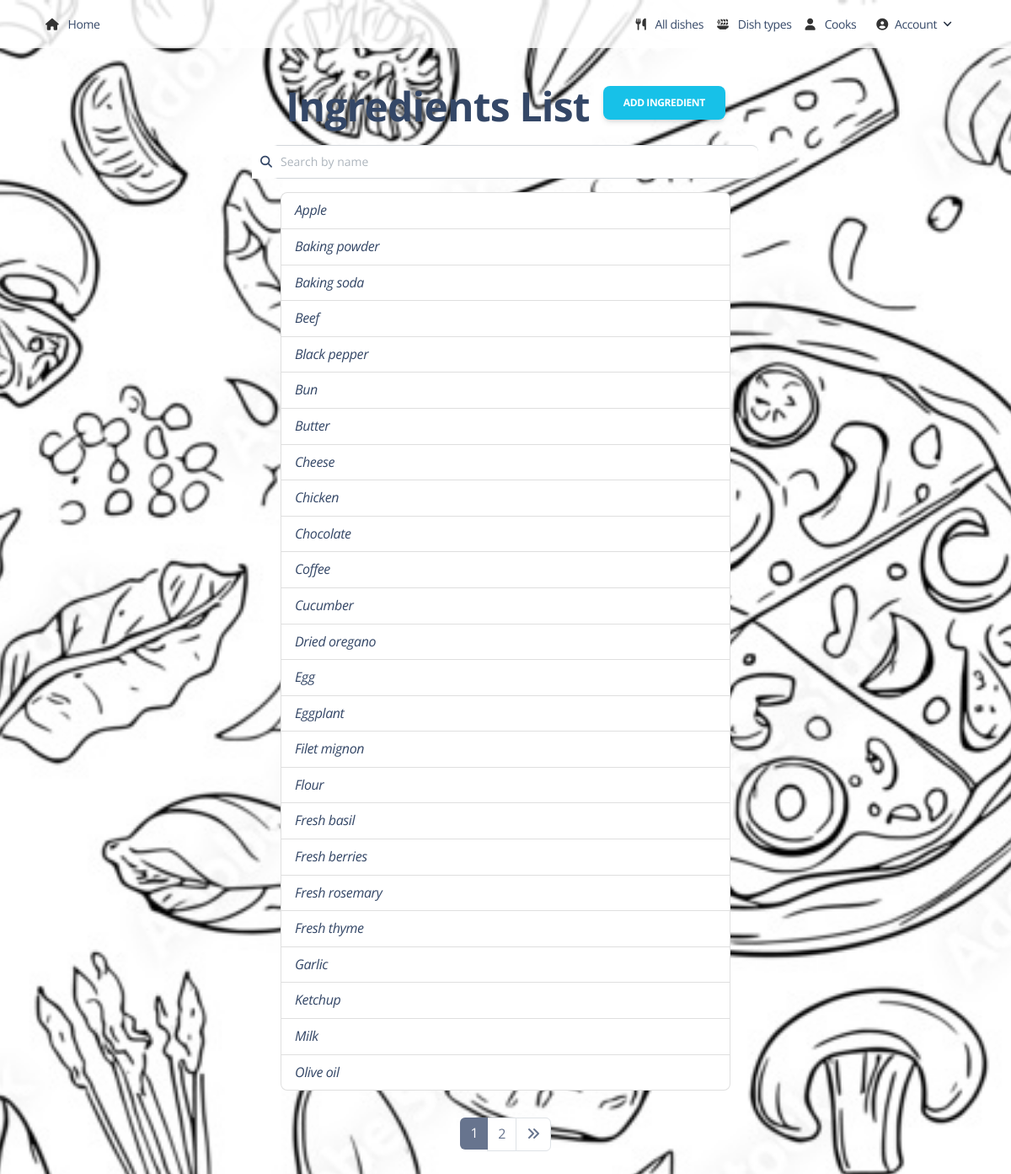
Screenshot of /ingredients/ (signed in) with the database file from the repository.
### kitchen/models.py (models this page shows, shortened)
class Ingredient(models.Model):
    name = models.CharField(max_length=255, unique=True)
    class Meta:
        ordering = ["name"]

### kitchen/views.py (the view)
# urls.py: path("ingredients/", IngredientListView.as_view(), name="ingredient-list"),
class IngredientListView(LoginRequiredMixin, generic.ListView):
    model = Ingredient
    paginate_by = 25
    template_name = "kitchen/ingredient_list.html"
    def get_context_data(self, **kwargs):
        context = super().get_context_data()
        name = self.request.GET.get("name", "")
        context["search_form"] = IngredientNameSearchForm(
            initial={"name": name}
        )
        return context
    def get_queryset(self):
        queryset = super().get_queryset()
        form = IngredientNameSearchForm(self.request.GET)
        if form.is_valid():
            queryset = queryset.filter(
                name__icontains=form.cleaned_data["name"]
            )
            return queryset

### kitchen/forms.py
class IngredientNameSearchForm(forms.Form):
    name = forms.CharField(
        max_length=55,
        required=False,
        label="",
        widget=forms.TextInput(attrs={"placeholder": "Search by ingredient name"}),
    )

### kitchen/templatetags/query_transform.py (called while the page is built)
@register.simple_tag
def query_transform(request, **kwargs):
    updated = request.GET.copy()
    for key, value in kwargs.items():
        if value is not None:
            updated[key] = value
        else:
            updated.pop(key, 0)
    return updated. urlencode()

### templates/kitchen/ingredient_list.html (shortened to what this page needs)
{% extends "base.html" %}
{% load static %}
{% block content %}
<body>
  <div class="container mt-7">
    <div class="d-flex justify-content-center align-items-center mb-2">
      <h1>Ingredients List</h1>
      <a href="{% url 'kitchen:ingredient-create' %}" class="btn btn-info ms-3">
        Add Ingredient
      </a>
    </div>
    <form method="get" action="" class="form-inline mb-3">
    <div class="input-group" style="max-width: 600px; margin: auto;">
      <input type="search" class="form-control text-black"
             placeholder="Search by name" aria-label="Search"
             aria-describedby="search-addon" name="name"
             value="{{ request.GET.name|default:'' }}"
             style="padding-left: 30px;">
      <button class="input-group-text border-0" id="search-addon" type="submit">
        <i class="fas fa-search"></i>
      </button>
    </div>
    </form>
    <div class="row justify-content-center">
      <div class="col-6">
        <div class="list-group">
          {% for ingredient in object_list %}
            <i class="list-group-item list-group-item-action">
              <a href="{% url 'kitchen:ingredient-detail' ingredient.pk %}">{{ ingredient.name }}</a>
            </i>
          {% empty %}
            <div class="alert alert-warning text-center" role="alert">
              No ingredients found.
            </div>
          {% endfor %}
        </div>
      </div>
    </div>
  </div>
</body>
{% endblock %}

### rows the page displays
Ingredient: name "Apple"
Ingredient: name "Baking powder"
Ingredient: name "Baking soda"
Ingredient: name "Beef"
Ingredient: name "Black pepper"
Ingredient: name "Bun"
Ingredient: name "Butter"
Ingredient: name "Cheese"
Ingredient: name "Chicken"
Ingredient: name "Chocolate"
Ingredient: name "Coffee"
Ingredient: name "Cucumber"
Ingredient: name "Dried oregano"
Ingredient: name "Egg"
Ingredient: name "Eggplant"
Ingredient: name "Filet mignon"
Ingredient: name "Flour"
Ingredient: name "Fresh basil"
Ingredient: name "Fresh berries"
Ingredient: name "Fresh rosemary"
Ingredient: name "Fresh thyme"
Ingredient: name "Garlic"
Ingredient: name "Ketchup"
Ingredient: name "Milk"
Ingredient: name "Olive oil"

### other values shown
{{ num }} "1"
{{ num }} "2"
